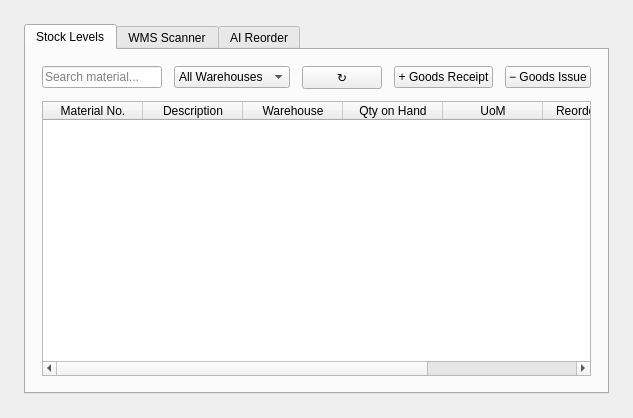
<?xml version="1.0" encoding="UTF-8"?>
<ui version="4.0">
 <class>MmWidget</class>
 <widget class="QWidget" name="MmWidget">
  <property name="windowTitle"><string>Materials Management</string></property>
  <layout class="QVBoxLayout" name="outerLayout">
   <property name="margin"><number>24</number></property>
   <property name="spacing"><number>16</number></property>
   <item>
    <widget class="QTabWidget" name="tabWidget">
     <!-- Tab 1: Stock Levels -->
     <widget class="QWidget" name="stockTab">
      <attribute name="title"><string>Stock Levels</string></attribute>
      <layout class="QVBoxLayout" name="stockLayout">
       <property name="margin"><number>16</number></property>
       <property name="spacing"><number>12</number></property>
       <item>
        <layout class="QHBoxLayout">
         <item>
          <widget class="QLineEdit" name="stockSearchEdit">
           <property name="placeholderText"><string>Search material...</string></property>
          </widget>
         </item>
         <item>
          <widget class="QComboBox" name="warehouseFilter">
           <item><property name="text"><string>All Warehouses</string></property></item>
          </widget>
         </item>
         <item>
          <widget class="QPushButton" name="stockRefreshBtn">
           <property name="text"><string>↻</string></property>
           <property name="objectName"><string>iconButton</string></property>
          </widget>
         </item>
         <item>
          <widget class="QPushButton" name="goodsReceiptBtn">
           <property name="text"><string>+ Goods Receipt</string></property>
           <property name="objectName"><string>primaryButton</string></property>
          </widget>
         </item>
         <item>
          <widget class="QPushButton" name="goodsIssueBtn">
           <property name="text"><string>− Goods Issue</string></property>
           <property name="objectName"><string>secondaryButton</string></property>
          </widget>
         </item>
        </layout>
       </item>
       <item>
        <widget class="QTableWidget" name="stockTable">
         <property name="objectName"><string>dataTable</string></property>
         <property name="editTriggers"><set>QAbstractItemView::NoEditTriggers</set></property>
         <property name="alternatingRowColors"><bool>true</bool></property>
         <property name="selectionBehavior"><enum>QAbstractItemView::SelectRows</enum></property>
         <column><property name="text"><string>Material No.</string></property></column>
         <column><property name="text"><string>Description</string></property></column>
         <column><property name="text"><string>Warehouse</string></property></column>
         <column><property name="text"><string>Qty on Hand</string></property></column>
         <column><property name="text"><string>UoM</string></property></column>
         <column><property name="text"><string>Reorder Point</string></property></column>
         <column><property name="text"><string>Status</string></property></column>
        </widget>
       </item>
      </layout>
     </widget>
     <!-- Tab 2: WMS Scanner -->
     <widget class="QWidget" name="scannerTab">
      <attribute name="title"><string>WMS Scanner</string></attribute>
      <layout class="QVBoxLayout" name="scannerLayout">
       <property name="margin"><number>24</number></property>
       <property name="spacing"><number>16</number></property>
       <item>
        <widget class="QFrame" name="scannerCard">
         <property name="objectName"><string>card</string></property>
         <layout class="QVBoxLayout" name="scannerCardLayout">
          <property name="margin"><number>20</number></property>
          <property name="spacing"><number>12</number></property>
          <item>
           <layout class="QHBoxLayout">
            <item>
             <widget class="QLabel" name="portLabel"><property name="text"><string>Port:</string></property></widget>
            </item>
            <item>
             <widget class="QComboBox" name="portCombo"/>
            </item>
            <item>
             <widget class="QPushButton" name="connectPortBtn">
              <property name="text"><string>Connect</string></property>
              <property name="objectName"><string>primaryButton</string></property>
             </widget>
            </item>
            <item>
             <widget class="QPushButton" name="disconnectPortBtn">
              <property name="text"><string>Disconnect</string></property>
              <property name="objectName"><string>secondaryButton</string></property>
             </widget>
            </item>
            <item>
             <widget class="QPushButton" name="testScanBtn">
              <property name="text"><string>Test Scan</string></property>
             </widget>
            </item>
            <item><spacer><property name="orientation"><enum>Qt::Horizontal</enum></property></spacer></item>
            <item>
             <widget class="QLabel" name="portStatusLabel">
              <property name="text"><string>● Not connected</string></property>
              <property name="objectName"><string>statusLabel</string></property>
             </widget>
            </item>
           </layout>
          </item>
          <item>
           <widget class="QLabel" name="lastBarcodeLabel">
            <property name="text"><string>Last scan: —</string></property>
            <property name="objectName"><string>lastBarcodeDisplay</string></property>
           </widget>
          </item>
          <item>
           <widget class="QTableWidget" name="scanLogTable">
            <property name="objectName"><string>dataTable</string></property>
            <property name="editTriggers"><set>QAbstractItemView::NoEditTriggers</set></property>
            <property name="alternatingRowColors"><bool>true</bool></property>
            <property name="minimumHeight"><number>200</number></property>
            <column><property name="text"><string>Time</string></property></column>
            <column><property name="text"><string>Barcode</string></property></column>
            <column><property name="text"><string>Material</string></property></column>
            <column><property name="text"><string>Action</string></property></column>
           </widget>
          </item>
         </layout>
        </widget>
       </item>
      </layout>
     </widget>
     <!-- Tab 3: AI Reorder -->
     <widget class="QWidget" name="reorderTab">
      <attribute name="title"><string>AI Reorder</string></attribute>
      <layout class="QVBoxLayout" name="reorderLayout">
       <property name="margin"><number>16</number></property>
       <property name="spacing"><number>12</number></property>
       <item>
        <layout class="QHBoxLayout">
         <item>
          <widget class="QLabel" name="lookbackLabel"><property name="text"><string>Lookback (days):</string></property></widget>
         </item>
         <item>
          <widget class="QSpinBox" name="lookbackSpin">
           <property name="minimum"><number>7</number></property>
           <property name="maximum"><number>365</number></property>
           <property name="value"><number>90</number></property>
          </widget>
         </item>
         <item>
          <widget class="QLabel" name="leadLabel"><property name="text"><string>Lead time (days):</string></property></widget>
         </item>
         <item>
          <widget class="QSpinBox" name="leadTimeSpin">
           <property name="minimum"><number>1</number></property>
           <property name="maximum"><number>90</number></property>
           <property name="value"><number>14</number></property>
          </widget>
         </item>
         <item>
          <widget class="QPushButton" name="runReorderBtn">
           <property name="text"><string>Run Analysis</string></property>
           <property name="objectName"><string>primaryButton</string></property>
          </widget>
         </item>
         <item><spacer><property name="orientation"><enum>Qt::Horizontal</enum></property></spacer></item>
        </layout>
       </item>
       <item>
        <widget class="QTableWidget" name="reorderTable">
         <property name="objectName"><string>dataTable</string></property>
         <property name="editTriggers"><set>QAbstractItemView::NoEditTriggers</set></property>
         <property name="alternatingRowColors"><bool>true</bool></property>
         <column><property name="text"><string>!</string></property></column>
         <column><property name="text"><string>Material</string></property></column>
         <column><property name="text"><string>Warehouse</string></property></column>
         <column><property name="text"><string>Stock</string></property></column>
         <column><property name="text"><string>Avg Daily</string></property></column>
         <column><property name="text"><string>Projected</string></property></column>
         <column><property name="text"><string>Safety Stock</string></property></column>
         <column><property name="text"><string>Suggest Order</string></property></column>
        </widget>
       </item>
      </layout>
     </widget>
    </widget>
   </item>
  </layout>
 </widget>
</ui>
